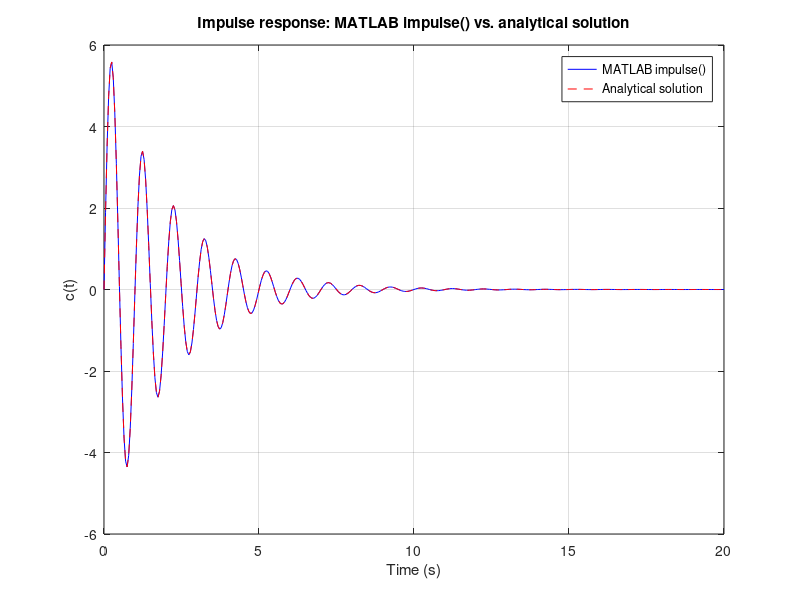

This chart was generated by the following MATLAB code:
%[text] # Second-Order Model: Transfer Function and Impulse Response
%[text] We derive the impulse response of a canonical underdamped second-order model by hand, then verify the result by overlaying the analytical solution on MATLAB's `impulse()` response.
%%
%[text] ## Analytical solution to the impulse response
%[text] We consider one of the canonical forms of an underdamped second-order transfer function
%[text] $G(s) = K\_{dc} \\frac{\\omega\_n^2}{(s+\\zeta \\omega\_n)^2 + \\omega\_d^2}$
%[text] where $\\zeta \\omega\_n$ is the real part of the complex poles and $\\omega\_d$ is the imaginary part of the complex poles.
%[text] We write it in this form so that the DC gain of the system is $K\_{dc}$. To see this, recall that $\\omega\_d = \\omega\_n \\sqrt{1-\\zeta^2}$, so $(\\zeta \\omega\_n)^2 + \\omega\_d^2 = \\omega\_n^2$ and
%[text] $\\lim\_{s \\rightarrow 0} G(s) = K\_{dc} \\frac{\\omega\_n^2}{(\\zeta \\omega\_n)^2 + \\omega\_d^2} = K\_{dc}$
%[text] The impulse response of this model is the inverse Laplace transform of the transfer function,
%[text] $c(t) = \\mathcal{L}^{-1} [ G(s) ]$
%[text] We use the Laplace transform pair
%[text] $\\mathcal{L} \\left[ e^{-at} \\sin(bt) \\right] = \\frac{b}{(s+a)^2 + b^2}$
%[text] with $a = \\zeta \\omega\_n$ and $b = \\omega\_d$. Factoring $G(s)$ so that the numerator matches the pair,
%[text] $c(t) = \\mathcal{L}^{-1} \\left[ K\_{dc} \\left( \\frac{\\omega\_n^2}{\\omega\_d} \\right) \\frac{\\omega\_d}{(s+\\zeta \\omega\_n)^2 + \\omega\_d^2} \\right] = K\_{dc} \\left( \\frac{\\omega\_n^2}{\\omega\_d} \\right) e^{-\\zeta \\omega\_n t} \\sin(\\omega\_d t)$
%[text] or, written in terms of the real and imaginary parts of the poles,
%[text] $c(t) = K\_{dc} \\left( \\frac{(\\zeta \\omega\_n)^2 + \\omega\_d^2}{\\omega\_d} \\right) e^{-\\zeta \\omega\_n t} \\sin(\\omega\_d t)$
%[text] **Example.** Consider the system with $\\zeta \\omega\_n = 0.5$ and $\\omega\_d = 2\\pi$ rad/s, modeled by the transfer function
%[text] $G(s) = K\_{dc} \\frac{0.5^2 + (2\\pi)^2}{(s+0.5)^2 + (2\\pi)^2}$
%[text] which has the impulse response
%[text] $c(t) = K\_{dc} \\left( \\frac{0.5^2 + (2\\pi)^2}{2\\pi} \\right) e^{-0.5\\,t} \\sin(2\\pi\\,t)$
%%
%[text] ## Verify with MATLAB
%[text] Build the example transfer function from the pole parameters. The real part of the pole pair is $\\zeta \\omega\_n$, the imaginary part is $\\omega\_d$, and we take $K\_{dc} = 1$.
zwn = 0.5;      % zeta*omega_n, real part of the poles
wd  = 2*pi;     % omega_d, imaginary part of the poles (rad/s)
Kdc = 1;        % DC gain
%[text] The denominator $(s+\\zeta \\omega\_n)^2 + \\omega\_d^2$ expands to $s^2 + 2\\zeta \\omega\_n s + (\\zeta \\omega\_n)^2 + \\omega\_d^2$. We build it with `conv()` for the squared term and add $\\omega\_d^2$ to the constant coefficient.
num = Kdc*(zwn^2 + wd^2);
den = conv([1 zwn], [1 zwn]) + [0 0 wd^2];
G = tf(num, den)
%[text] Check that the DC gain is $K\_{dc}$, as designed.
dcgain(G)
%%
%[text] Plot MATLAB's impulse response, then overlay the analytical solution on the same time vector.
[c_matlab, tt] = impulse(G);
c_analytic = Kdc*(zwn^2 + wd^2)/wd * exp(-zwn*tt) .* sin(wd*tt);

figure(1)
clf()
plot(tt, c_matlab, 'b-')
hold on
plot(tt, c_analytic, 'r--')
hold off
grid on
xlabel('Time (s)')
ylabel('c(t)')
title('Impulse response: MATLAB impulse() vs. analytical solution')
legend('MATLAB impulse()', 'Analytical solution', 'Location', 'northeast')
%[text] The two curves lie on top of each other. The largest difference between them is at the level of numerical round-off:
max(abs(c_matlab - c_analytic))

%[appendix]{"version":"1.0"}
%---
%[metadata:view]
%   data: {"layout":"inline"}
%---
